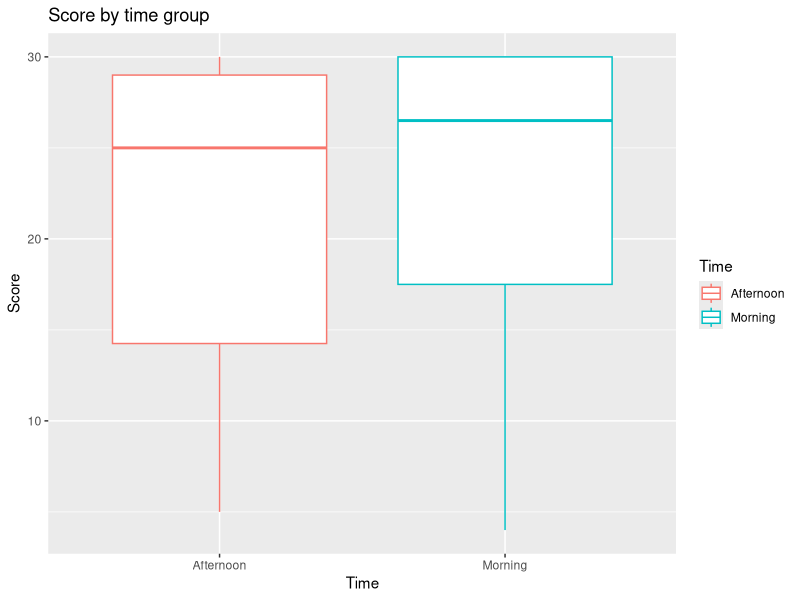
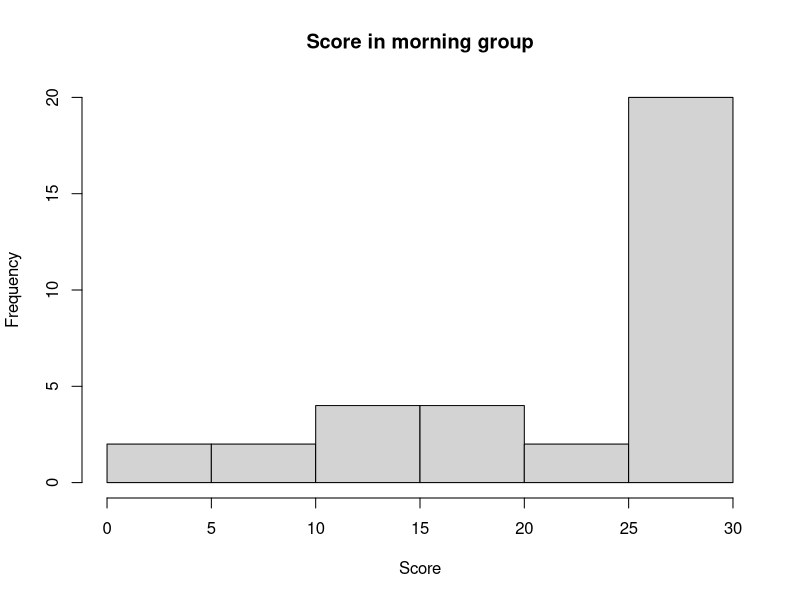
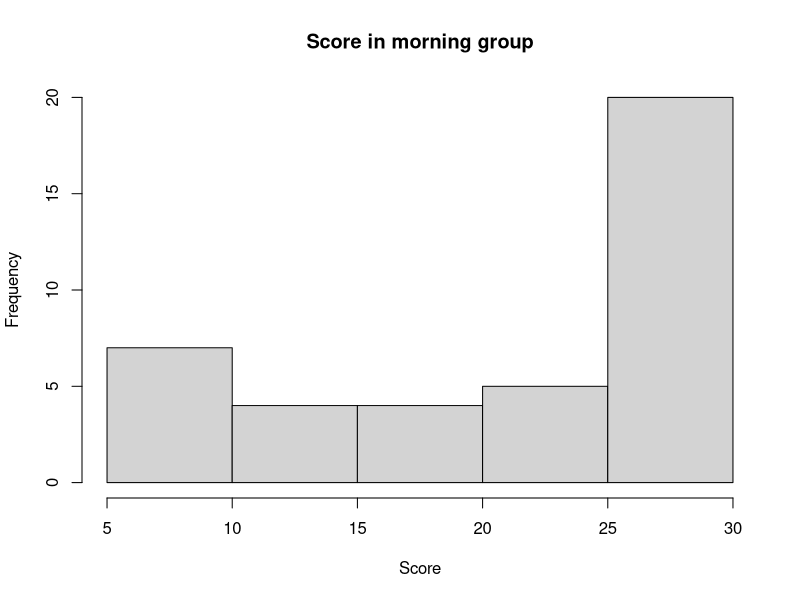
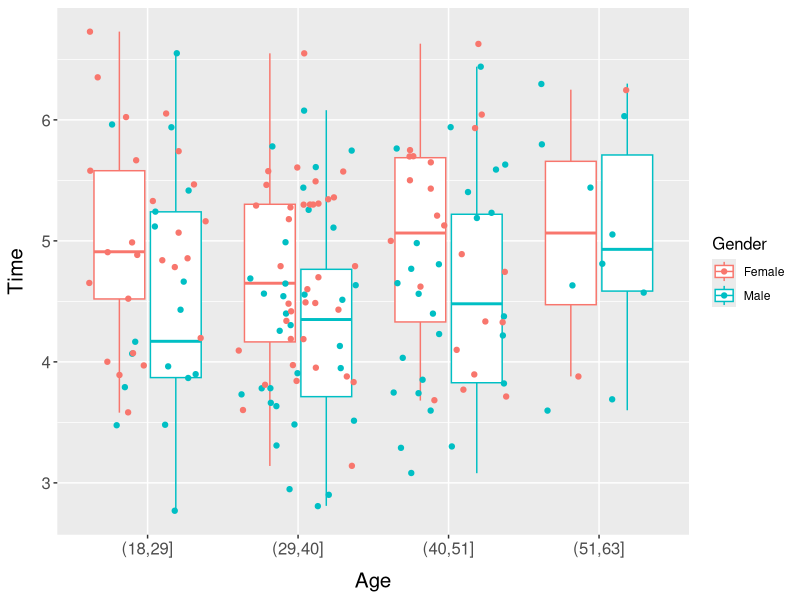

Reproduce these figures in R, in order.
## ---- chunk 1
knitr::opts_chunk$set(echo = TRUE)
library(knitr)
library(tidyverse)
library(cowplot)
## ---- chunk 2
stroop=read.csv(file="stroop_test.csv")
stroop$Time=as.factor(stroop$Time)
## ---- chunk 3
g = ggplot(data = stroop,
           mapping = aes(x = Time, y = Score, color = Time)) +
  geom_boxplot() + labs(title = "Score by time group")
g
## ---- chunk 4
hist(x=stroop[stroop$Time=="Morning",]$Score,xlab="Score",main="Score in morning group")
## ---- chunk 5
hist(x=stroop[stroop$Time=="Afternoon",]$Score,xlab="Score",main="Score in morning group")
## ---- chunk 6
t.test(stroop$Score ~ stroop$Time, alternative = "two.sided")
## ---- chunk 7
marathon = read.csv(file = "Chicago2013_random_finishers.csv")
marathon$Gender = as.factor(marathon$Gender)
#marathon$Age=as.factor(marathon$Age)
marathon$Age = cut(marathon$Age, breaks = c(18, 29, 40, 51, 63))
g = ggplot(data = marathon, mapping = aes(x = Age, y = Time, color = Gender))
g = g + geom_boxplot()
  #labs(title="")+
g = g + geom_jitter()
#g = g + geom_point(color = "classic", size=1.22)
g = g + theme(axis.title.x = element_text(size=15,
              margin = margin(t = 10)))
g = g + theme(axis.title.y = element_text(size=15,
              margin = margin(r = 10)))
g = g + theme(axis.text = element_text(size=12))
g = g + scale_color_discrete(labels=c("Female","Male"))
g = g + theme(legend.title = element_text(size = 12))
g = g + guides(color = guide_legend(overrides.aes = list(size = 30)))
g
## ---- chunk 8
aggregate(Time~Gender,data=marathon,FUN=mean) %>%
  kable()
## ---- chunk 9
aggregate(Time ~ Gender, data = marathon, FUN = sd) %>%
  kable()
## ---- chunk 10
kable(aggregate(Time~Age,data=marathon,FUN=mean))
## ---- chunk 11
aggregate(Time~Age,data=marathon,FUN=sd)
